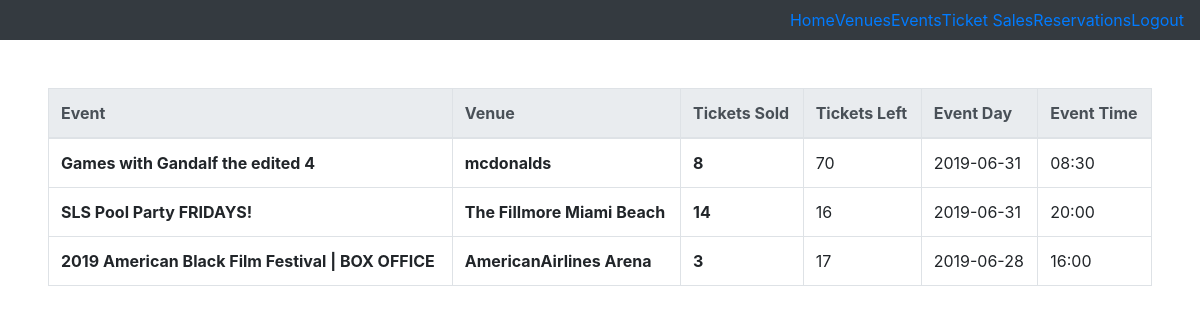
Before: /admin-ticketSales (signed in) with the older database file.
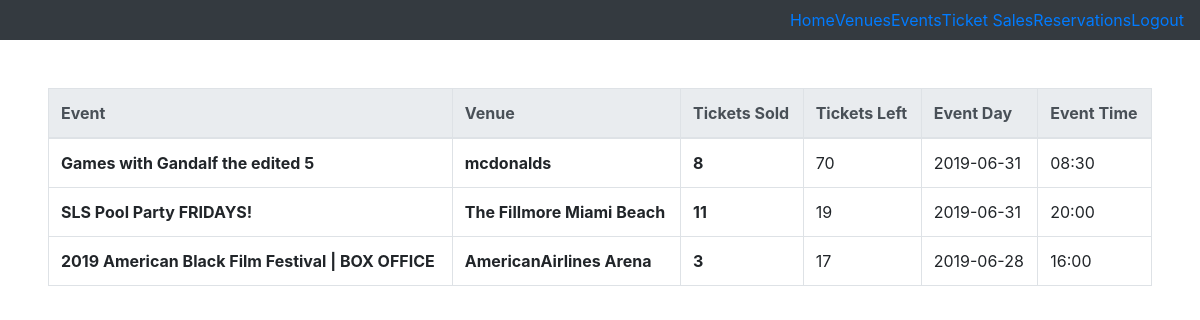
After: the same page with the newer database file.
### tables this page shows
CREATE TABLE 'transactions' ( tranID INTEGER PRIMARY KEY AUTOINCREMENT NOT NULL, userID INTEGER NOT NULL, eventID INTEGER NOT NULL, tickets INTEGER NOT NULL, 'time' timestamp NOT NULL DEFAULT CURRENT_TIMESTAMP);

CREATE TABLE 'events' ( eventID INTEGER PRIMARY KEY AUTOINCREMENT NOT NULL,'eventName' VARCHAR NOT NULL,'ticketsLeft' INTEGER NOT NULL,
  type VARCHAR NOT NULL,'startDate' date NOT NULL,'endDate' date NOT NULL,
  description VARCHAR NOT NULL,
  venueID INTEGER NOT NULL,
  adminID INTEGER NOT NULL
, 'endTime'  time NOT NULL  , 'startTime'  time NOT NULL  );

CREATE TABLE 'venues' ( venueID INTEGER PRIMARY KEY AUTOINCREMENT NOT NULL,'venueName' VARCHAR NOT NULL,
  capacity INTEGER NOT NULL,
  address1 VARCHAR NOT NULL,
  address2 VARCHAR NOT NULL,
  city VARCHAR NOT NULL,
  state CHAR(2) NOT NULL,
  zip CHAR(5) NOT NULL,
  adminID INTEGER NOT NULL
);

### application.py (the view)
@app.route("/admin-ticketSales", methods=["GET"])
@login_required
def adminTicketSales():
    if not session["admin"]:
        msg = "You must be an admin to access that page. Please log in."
        return render_template("admin-login.html", msg=msg)
    if request.method == "GET":
        events = db.execute(adminReservations)
        return render_template("admin-ticketSales.html", events=events)

### application.py (called while the page is built)
@app.after_request
def after_request(response):
    response.headers["Cache-Control"] = "no-cache, no-store, must-revalidate"
    response.headers["Expires"] = 0
    response.headers["Pragma"] = "no-cache"
    return response

### helpers.py (called while the page is built)
def login_required(f):
    @wraps(f)
    def decorated_function(*args, **kwargs):
        if session.get("user_id") is None:
            return redirect("/login")
        return f(*args, **kwargs)
    return decorated_function

### templates/admin-ticketSales.html (shortened to what this page needs)
{% extends "baseadmin.html" %}
{% block body %}
<table class="table table-bordered">
  <thead class="thead-light">
    <tr>
      <th scope="col">Event</th>
      <th scope="col">Venue</th>
      <th scope="col">Tickets Sold</th>
      <th scope="col">Tickets Left</th>
      <th scope="col">Event Day</th>
      <th scope="col">Event Time</th>
    </tr>
  </thead>
  <tbody>
    {% for event in events %}
    <tr>
      <th scope="row">{{event.eventName}}</th>
      <th scope="row">{{event.venueName}}</th>
      <th scope="row">{{event.totalTickets}}</th>
      <td scope="row">{{event.ticketsLeft}}</td>
      <td scope="row">{{event.startDate}}</td>
      <td scope="row">{{event.startTime}}</td>
    </tr>
    {% endfor %}
  </tbody>
</table>
{% endblock %}

Changed rows visible on the page:
changed through a linked row, transactions "mcdonalds": eventName "Games with Gandalf the edited 4" → "Games with Gandalf the edited 5"
changed through a linked row, transactions "SLS Pool Party FRIDAYS!": totalTickets "14" → "11"; ticketsLeft "16" → "19"
